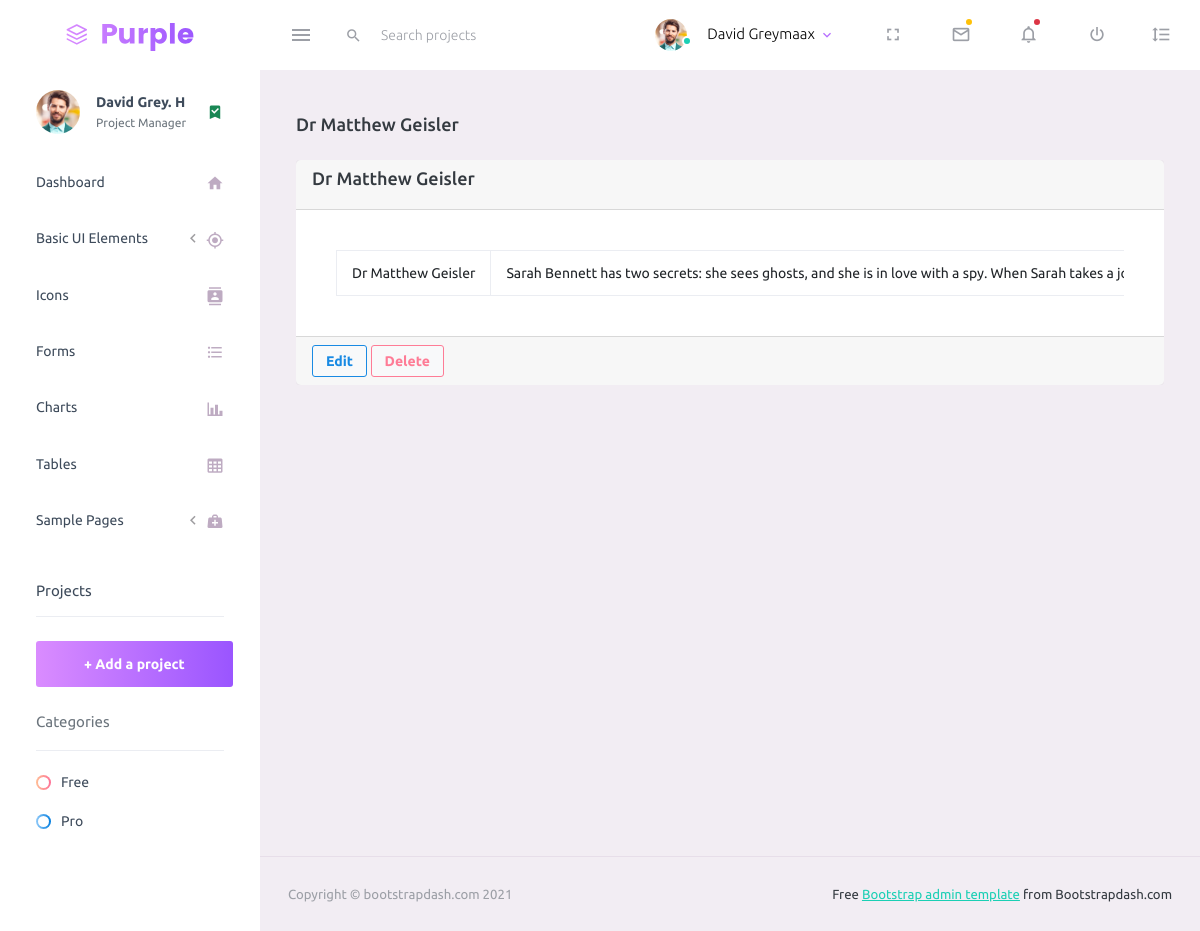
The page /author-detail/2/ (signed in) on the database its author committed.
### app/models.py (models this page shows, shortened)
class BookAuthor(models.Model):
    name = models.CharField(max_length=100)
    bio = models.TextField()
    def __str__(self):
        return str(self.name)
    def get_update_url(self):
        return reverse_lazy('app:authorupdate', kwargs={'pk': self.pk})
    def get_delete_url(self):
        return reverse_lazy('app:authordelete', kwargs={'pk': self.pk})

### app/views.py (the view)
# urls.py: path("author-detail/<str:pk>/", views.authorDetail.as_view(), name="authordetail"),
class authorDetail(LoginRequiredMixin, DetailView):
    model =  BookAuthor
    template_name = "web/author_detail.html"
    fields = '_all_'

### templates/web/author_detail.html (shortened to what this page needs)
{% extends 'web/base.html' %}
{% load static i18n crispy_forms_tags %}
{% block content %}
<div class="page-header">
    <h3 class="page-title">{{object}}</h3>
</div>
<div class="row">
    <div class="col-md-12 grid-margin stretch-card">
        <div class="card">
          <div class="card-header">
            <h4 class="card-title">{{object}}</h4>
          </div>
            <div class="card-body">
                <div class="table-responsive">
                    <table class="table table-bordered table-hover border" style="width:100%;">
                        <tbody>
                          <tr>
                            <td> {{object.name}} </td>
                            <td> {{object.bio}} </td>
                          </tr>
                        </tbody>
                    </table>
                </div>
            </div>
            <div class="card-footer">
              <div class="">
                <a href="{{object.get_update_url}}" class="btn btn-sm btn-light btn-outline-info mr-2">{% trans "Edit" %}</a>
                <a href="{{object.get_delete_url}}" class="btn btn-sm btn-light btn-outline-danger">{% trans "Delete" %}</a>
              </div>
            </div>
        </div>
    </div>
</div>
{% endblock content %}

### rows shown on the page
BookAuthor: name "Dr Matthew Geisler", bio "Sarah Bennett has two secrets: she sees ghosts, and she is in love with a spy. When Sarah takes a…"
